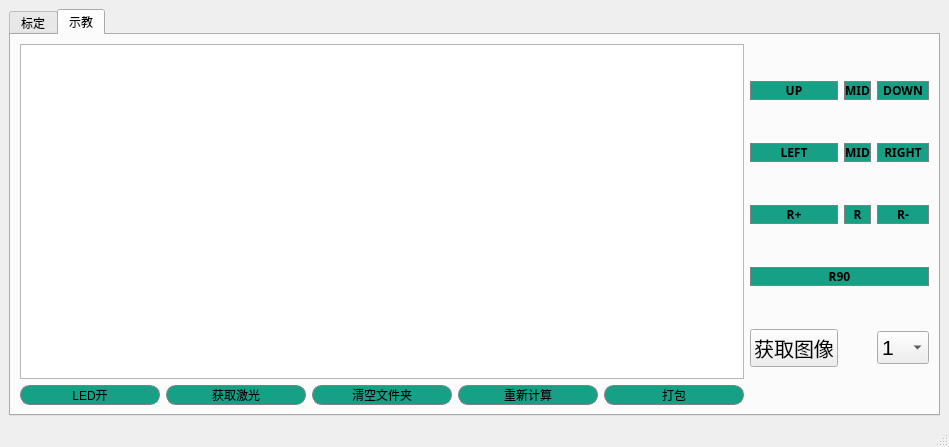
<?xml version="1.0" encoding="UTF-8"?>
<ui version="4.0">
 <class>MainWindow</class>
 <widget class="QMainWindow" name="MainWindow">
  <property name="geometry">
   <rect>
    <x>0</x>
    <y>0</y>
    <width>949</width>
    <height>447</height>
   </rect>
  </property>
  <property name="windowTitle">
   <string>COWACALIB</string>
  </property>
  <widget class="QWidget" name="main">
   <property name="layoutDirection">
    <enum>Qt::LeftToRight</enum>
   </property>
   <layout class="QGridLayout" name="gridLayout_2">
    <item row="0" column="0">
     <widget class="QTabWidget" name="tabWidget">
      <property name="currentIndex">
       <number>1</number>
      </property>
      <widget class="QWidget" name="tab">
       <attribute name="title">
        <string>标定</string>
       </attribute>
       <layout class="QGridLayout" name="gridLayout_3">
        <item row="0" column="0">
         <layout class="QHBoxLayout" name="horizontalLayout">
          <item>
           <widget class="QPushButton" name="pushButton_2">
            <property name="font">
             <font>
              <family>Adobe Myungjo Std M</family>
              <pointsize>14</pointsize>
              <weight>75</weight>
              <bold>true</bold>
             </font>
            </property>
            <property name="styleSheet">
             <string notr="true">background-color:#16A085;
border:1px solid gray;
border-radius: 10px;
</string>
            </property>
            <property name="text">
             <string>ZERO</string>
            </property>
           </widget>
          </item>
          <item>
           <widget class="QPushButton" name="pushButton_14">
            <property name="font">
             <font>
              <family>Adobe Myungjo Std M</family>
              <pointsize>14</pointsize>
              <weight>75</weight>
              <bold>true</bold>
             </font>
            </property>
            <property name="styleSheet">
             <string notr="true">background-color:#16A085;
border:1px solid gray;
border-radius: 10px;
</string>
            </property>
            <property name="text">
             <string>DETECT</string>
            </property>
           </widget>
          </item>
         </layout>
        </item>
        <item row="1" column="0">
         <layout class="QVBoxLayout" name="verticalLayout">
          <item>
           <layout class="QHBoxLayout" name="horizontalLayout_2"/>
          </item>
         </layout>
        </item>
        <item row="2" column="0">
         <widget class="QListWidget" name="ips"/>
        </item>
        <item row="3" column="0">
         <spacer name="verticalSpacer">
          <property name="orientation">
           <enum>Qt::Vertical</enum>
          </property>
          <property name="sizeHint" stdset="0">
           <size>
            <width>20</width>
            <height>40</height>
           </size>
          </property>
         </spacer>
        </item>
        <item row="4" column="0">
         <layout class="QVBoxLayout" name="verticalLayout_2">
          <item>
           <layout class="QHBoxLayout" name="horizontalLayout_5">
            <item>
             <widget class="QLineEdit" name="IP">
              <property name="font">
               <font>
                <pointsize>18</pointsize>
               </font>
              </property>
              <property name="text">
               <string>192.168.1.103</string>
              </property>
             </widget>
            </item>
            <item>
             <widget class="QPushButton" name="pushButton">
              <property name="font">
               <font>
                <family>Adobe Myungjo Std M</family>
                <pointsize>18</pointsize>
                <weight>75</weight>
                <bold>true</bold>
               </font>
              </property>
              <property name="styleSheet">
               <string notr="true">background-color:#16A085;
border:1px solid gray;
border-radius: 10px;
</string>
              </property>
              <property name="text">
               <string>CONNECT</string>
              </property>
             </widget>
            </item>
           </layout>
          </item>
         </layout>
        </item>
        <item row="5" column="0">
         <widget class="QPushButton" name="pushButton_8">
          <property name="font">
           <font>
            <family>3ds</family>
            <pointsize>32</pointsize>
            <weight>75</weight>
            <bold>true</bold>
           </font>
          </property>
          <property name="styleSheet">
           <string notr="true">background-color:#3e00ba;
border:1px solid gray;
border-radius: 10px;
hover{background-color:#333333;};</string>
          </property>
          <property name="text">
           <string>RUN</string>
          </property>
         </widget>
        </item>
       </layout>
      </widget>
      <widget class="QWidget" name="tab_2">
       <attribute name="title">
        <string>示教</string>
       </attribute>
       <layout class="QHBoxLayout" name="horizontalLayout_3">
        <item>
         <layout class="QVBoxLayout" name="verticalLayout_3">
          <item>
           <layout class="QHBoxLayout" name="horizontalLayout_7"/>
          </item>
          <item>
           <widget class="GraphWidget" name="plot"/>
          </item>
          <item>
           <layout class="QHBoxLayout" name="horizontalLayout_6">
            <item>
             <widget class="QPushButton" name="pushButton_24">
              <property name="styleSheet">
               <string notr="true">background-color:#16A085;
border:1px solid gray;
border-radius: 10px;
</string>
              </property>
              <property name="text">
               <string>LED开</string>
              </property>
             </widget>
            </item>
            <item>
             <widget class="QPushButton" name="pushButton_31">
              <property name="styleSheet">
               <string notr="true">background-color:#16A085;
border:1px solid gray;
border-radius: 10px;
</string>
              </property>
              <property name="text">
               <string>获取激光</string>
              </property>
             </widget>
            </item>
            <item>
             <widget class="QPushButton" name="pushButton_9">
              <property name="styleSheet">
               <string notr="true">background-color:#16A085;
border:1px solid gray;
border-radius: 10px;
</string>
              </property>
              <property name="text">
               <string>清空文件夹</string>
              </property>
             </widget>
            </item>
            <item>
             <widget class="QPushButton" name="pushButton_10">
              <property name="styleSheet">
               <string notr="true">background-color:#16A085;
border:1px solid gray;
border-radius: 10px;
</string>
              </property>
              <property name="text">
               <string>重新计算</string>
              </property>
             </widget>
            </item>
            <item>
             <widget class="QPushButton" name="pushButton_11">
              <property name="styleSheet">
               <string notr="true">background-color:#16A085;
border:1px solid gray;
border-radius: 10px;
</string>
              </property>
              <property name="text">
               <string>打包</string>
              </property>
             </widget>
            </item>
           </layout>
          </item>
         </layout>
        </item>
        <item>
         <layout class="QGridLayout" name="gridLayout">
          <item row="2" column="0">
           <widget class="QPushButton" name="pushButton_7">
            <property name="font">
             <font>
              <family>Adobe Myungjo Std M</family>
              <weight>75</weight>
              <bold>true</bold>
             </font>
            </property>
            <property name="styleSheet">
             <string notr="true">background-color:#16A085;
border:1px solid gray;
border-radius: 10px;
</string>
            </property>
            <property name="text">
             <string>R+</string>
            </property>
           </widget>
          </item>
          <item row="4" column="0">
           <widget class="QPushButton" name="pushButton_32">
            <property name="font">
             <font>
              <pointsize>15</pointsize>
             </font>
            </property>
            <property name="styleSheet">
             <string notr="true">background-color:#3e00ba;
border:1px solid gray;
border-radius: 10px;
hover{background-color:#333333;};</string>
            </property>
            <property name="text">
             <string>获取图像</string>
            </property>
           </widget>
          </item>
          <item row="4" column="2">
           <widget class="QComboBox" name="camIndex">
            <property name="font">
             <font>
              <pointsize>16</pointsize>
             </font>
            </property>
            <item>
             <property name="text">
              <string>1</string>
             </property>
            </item>
            <item>
             <property name="text">
              <string>2</string>
             </property>
            </item>
            <item>
             <property name="text">
              <string>4</string>
             </property>
            </item>
            <item>
             <property name="text">
              <string>9</string>
             </property>
            </item>
            <item>
             <property name="text">
              <string>10</string>
             </property>
            </item>
            <item>
             <property name="text">
              <string>12</string>
             </property>
            </item>
           </widget>
          </item>
          <item row="0" column="0">
           <widget class="QPushButton" name="pushButton_3">
            <property name="font">
             <font>
              <family>Adobe Myungjo Std M</family>
              <weight>75</weight>
              <bold>true</bold>
             </font>
            </property>
            <property name="styleSheet">
             <string notr="true">background-color:#16A085;
border:1px solid gray;
border-radius: 10px;
</string>
            </property>
            <property name="text">
             <string>UP</string>
            </property>
           </widget>
          </item>
          <item row="1" column="2">
           <widget class="QPushButton" name="pushButton_6">
            <property name="font">
             <font>
              <family>Adobe Myungjo Std M</family>
              <weight>75</weight>
              <bold>true</bold>
             </font>
            </property>
            <property name="styleSheet">
             <string notr="true">background-color:#16A085;
border:1px solid gray;
border-radius: 10px;
</string>
            </property>
            <property name="text">
             <string>RIGHT</string>
            </property>
           </widget>
          </item>
          <item row="1" column="0">
           <widget class="QPushButton" name="pushButton_5">
            <property name="font">
             <font>
              <family>Adobe Myungjo Std M</family>
              <weight>75</weight>
              <bold>true</bold>
             </font>
            </property>
            <property name="styleSheet">
             <string notr="true">background-color:#16A085;
border:1px solid gray;
border-radius: 10px;
</string>
            </property>
            <property name="text">
             <string>LEFT</string>
            </property>
           </widget>
          </item>
          <item row="0" column="2">
           <widget class="QPushButton" name="pushButton_4">
            <property name="font">
             <font>
              <family>Adobe Myungjo Std M</family>
              <weight>75</weight>
              <bold>true</bold>
             </font>
            </property>
            <property name="styleSheet">
             <string notr="true">background-color:#16A085;
border:1px solid gray;
border-radius: 10px;
</string>
            </property>
            <property name="text">
             <string>DOWN</string>
            </property>
           </widget>
          </item>
          <item row="2" column="2">
           <widget class="QPushButton" name="pushButton_12">
            <property name="font">
             <font>
              <family>Adobe Myungjo Std M</family>
              <weight>75</weight>
              <bold>true</bold>
             </font>
            </property>
            <property name="styleSheet">
             <string notr="true">background-color:#16A085;
border:1px solid gray;
border-radius: 10px;
</string>
            </property>
            <property name="text">
             <string>R-</string>
            </property>
           </widget>
          </item>
          <item row="3" column="0" colspan="3">
           <widget class="QPushButton" name="pushButton_13">
            <property name="font">
             <font>
              <family>Adobe Myungjo Std M</family>
              <weight>75</weight>
              <bold>true</bold>
             </font>
            </property>
            <property name="styleSheet">
             <string notr="true">background-color:#16A085;
border:1px solid gray;
border-radius: 10px;
</string>
            </property>
            <property name="text">
             <string>R90</string>
            </property>
           </widget>
          </item>
          <item row="0" column="1">
           <widget class="QPushButton" name="pushButton_15">
            <property name="font">
             <font>
              <family>Adobe Myungjo Std M</family>
              <weight>75</weight>
              <bold>true</bold>
             </font>
            </property>
            <property name="styleSheet">
             <string notr="true">background-color:#16A085;
border:1px solid gray;
border-radius: 10px;
</string>
            </property>
            <property name="text">
             <string>MID</string>
            </property>
           </widget>
          </item>
          <item row="1" column="1">
           <widget class="QPushButton" name="pushButton_16">
            <property name="font">
             <font>
              <family>Adobe Myungjo Std M</family>
              <weight>75</weight>
              <bold>true</bold>
             </font>
            </property>
            <property name="styleSheet">
             <string notr="true">background-color:#16A085;
border:1px solid gray;
border-radius: 10px;
</string>
            </property>
            <property name="text">
             <string>MID</string>
            </property>
           </widget>
          </item>
          <item row="2" column="1">
           <widget class="QPushButton" name="pushButton_17">
            <property name="font">
             <font>
              <family>Adobe Myungjo Std M</family>
              <weight>75</weight>
              <bold>true</bold>
             </font>
            </property>
            <property name="styleSheet">
             <string notr="true">background-color:#16A085;
border:1px solid gray;
border-radius: 10px;
</string>
            </property>
            <property name="text">
             <string>R</string>
            </property>
           </widget>
          </item>
         </layout>
        </item>
       </layout>
      </widget>
     </widget>
    </item>
   </layout>
  </widget>
  <widget class="QMenuBar" name="menubar">
   <property name="geometry">
    <rect>
     <x>0</x>
     <y>0</y>
     <width>949</width>
     <height>26</height>
    </rect>
   </property>
  </widget>
  <widget class="QStatusBar" name="statusBar"/>
  <action name="action">
   <property name="text">
    <string>文件</string>
   </property>
  </action>
  <action name="actionSend">
   <property name="text">
    <string>发送文件</string>
   </property>
  </action>
  <action name="actionTarget">
   <property name="text">
    <string>连接</string>
   </property>
  </action>
  <action name="actionUpdate">
   <property name="text">
    <string>升级固件</string>
   </property>
  </action>
  <action name="actionConsole">
   <property name="checkable">
    <bool>true</bool>
   </property>
   <property name="text">
    <string>控制台</string>
   </property>
  </action>
  <action name="actionLoadDebug">
   <property name="text">
    <string>加载调试文件</string>
   </property>
  </action>
 </widget>
 <customwidgets>
  <customwidget>
   <class>GraphWidget</class>
   <extends>QGraphicsView</extends>
   <header>component</header>
  </customwidget>
 </customwidgets>
 <resources/>
 <connections>
  <connection>
   <sender>pushButton_8</sender>
   <signal>clicked()</signal>
   <receiver>MainWindow</receiver>
   <slot>Run()</slot>
   <hints>
    <hint type="sourcelabel">
     <x>101</x>
     <y>341</y>
    </hint>
    <hint type="destinationlabel">
     <x>307</x>
     <y>446</y>
    </hint>
   </hints>
  </connection>
  <connection>
   <sender>pushButton</sender>
   <signal>clicked()</signal>
   <receiver>MainWindow</receiver>
   <slot>Connect()</slot>
   <hints>
    <hint type="sourcelabel">
     <x>787</x>
     <y>296</y>
    </hint>
    <hint type="destinationlabel">
     <x>621</x>
     <y>446</y>
    </hint>
   </hints>
  </connection>
  <connection>
   <sender>pushButton_9</sender>
   <signal>clicked()</signal>
   <receiver>MainWindow</receiver>
   <slot>ClearDir()</slot>
   <hints>
    <hint type="sourcelabel">
     <x>415</x>
     <y>393</y>
    </hint>
    <hint type="destinationlabel">
     <x>93</x>
     <y>446</y>
    </hint>
   </hints>
  </connection>
  <connection>
   <sender>pushButton_10</sender>
   <signal>clicked()</signal>
   <receiver>MainWindow</receiver>
   <slot>CalibrateCalc()</slot>
   <hints>
    <hint type="sourcelabel">
     <x>559</x>
     <y>393</y>
    </hint>
    <hint type="destinationlabel">
     <x>362</x>
     <y>446</y>
    </hint>
   </hints>
  </connection>
  <connection>
   <sender>pushButton_11</sender>
   <signal>clicked()</signal>
   <receiver>MainWindow</receiver>
   <slot>Zip()</slot>
   <hints>
    <hint type="sourcelabel">
     <x>703</x>
     <y>393</y>
    </hint>
    <hint type="destinationlabel">
     <x>522</x>
     <y>446</y>
    </hint>
   </hints>
  </connection>
  <connection>
   <sender>pushButton_24</sender>
   <signal>clicked()</signal>
   <receiver>MainWindow</receiver>
   <slot>SwitchLed()</slot>
   <hints>
    <hint type="sourcelabel">
     <x>121</x>
     <y>393</y>
    </hint>
    <hint type="destinationlabel">
     <x>0</x>
     <y>338</y>
    </hint>
   </hints>
  </connection>
  <connection>
   <sender>pushButton_31</sender>
   <signal>clicked()</signal>
   <receiver>MainWindow</receiver>
   <slot>GetLaser()</slot>
   <hints>
    <hint type="sourcelabel">
     <x>271</x>
     <y>393</y>
    </hint>
    <hint type="destinationlabel">
     <x>-13</x>
     <y>269</y>
    </hint>
   </hints>
  </connection>
  <connection>
   <sender>pushButton_32</sender>
   <signal>clicked()</signal>
   <receiver>MainWindow</receiver>
   <slot>ShowImage()</slot>
   <hints>
    <hint type="sourcelabel">
     <x>816</x>
     <y>358</y>
    </hint>
    <hint type="destinationlabel">
     <x>590</x>
     <y>468</y>
    </hint>
   </hints>
  </connection>
  <connection>
   <sender>ips</sender>
   <signal>clicked(QModelIndex)</signal>
   <receiver>MainWindow</receiver>
   <slot>SetIP()</slot>
   <hints>
    <hint type="sourcelabel">
     <x>101</x>
     <y>118</y>
    </hint>
    <hint type="destinationlabel">
     <x>955</x>
     <y>37</y>
    </hint>
   </hints>
  </connection>
  <connection>
   <sender>pushButton_2</sender>
   <signal>clicked()</signal>
   <receiver>MainWindow</receiver>
   <slot>Zero()</slot>
   <hints>
    <hint type="sourcelabel">
     <x>59</x>
     <y>73</y>
    </hint>
    <hint type="destinationlabel">
     <x>951</x>
     <y>31</y>
    </hint>
   </hints>
  </connection>
  <connection>
   <sender>pushButton_7</sender>
   <signal>clicked()</signal>
   <receiver>MainWindow</receiver>
   <slot>RAdd()</slot>
   <hints>
    <hint type="sourcelabel">
     <x>805</x>
     <y>225</y>
    </hint>
    <hint type="destinationlabel">
     <x>957</x>
     <y>208</y>
    </hint>
   </hints>
  </connection>
  <connection>
   <sender>pushButton_12</sender>
   <signal>clicked()</signal>
   <receiver>MainWindow</receiver>
   <slot>RDec()</slot>
   <hints>
    <hint type="sourcelabel">
     <x>900</x>
     <y>230</y>
    </hint>
    <hint type="destinationlabel">
     <x>962</x>
     <y>243</y>
    </hint>
   </hints>
  </connection>
  <connection>
   <sender>pushButton_13</sender>
   <signal>clicked()</signal>
   <receiver>MainWindow</receiver>
   <slot>RAdd90()</slot>
   <hints>
    <hint type="sourcelabel">
     <x>823</x>
     <y>279</y>
    </hint>
    <hint type="destinationlabel">
     <x>962</x>
     <y>276</y>
    </hint>
   </hints>
  </connection>
  <connection>
   <sender>pushButton_3</sender>
   <signal>clicked()</signal>
   <receiver>MainWindow</receiver>
   <slot>ChessbUP()</slot>
   <hints>
    <hint type="sourcelabel">
     <x>797</x>
     <y>111</y>
    </hint>
    <hint type="destinationlabel">
     <x>955</x>
     <y>90</y>
    </hint>
   </hints>
  </connection>
  <connection>
   <sender>pushButton_4</sender>
   <signal>clicked()</signal>
   <receiver>MainWindow</receiver>
   <slot>ChessbDOWN()</slot>
   <hints>
    <hint type="sourcelabel">
     <x>880</x>
     <y>117</y>
    </hint>
    <hint type="destinationlabel">
     <x>952</x>
     <y>140</y>
    </hint>
   </hints>
  </connection>
  <connection>
   <sender>pushButton_5</sender>
   <signal>clicked()</signal>
   <receiver>MainWindow</receiver>
   <slot>ChessbLEFT()</slot>
   <hints>
    <hint type="sourcelabel">
     <x>816</x>
     <y>177</y>
    </hint>
    <hint type="destinationlabel">
     <x>949</x>
     <y>195</y>
    </hint>
   </hints>
  </connection>
  <connection>
   <sender>pushButton_6</sender>
   <signal>clicked()</signal>
   <receiver>MainWindow</receiver>
   <slot>ChessbRIGHT()</slot>
   <hints>
    <hint type="sourcelabel">
     <x>878</x>
     <y>163</y>
    </hint>
    <hint type="destinationlabel">
     <x>956</x>
     <y>173</y>
    </hint>
   </hints>
  </connection>
  <connection>
   <sender>pushButton_14</sender>
   <signal>clicked()</signal>
   <receiver>MainWindow</receiver>
   <slot>Check()</slot>
   <hints>
    <hint type="sourcelabel">
     <x>510</x>
     <y>73</y>
    </hint>
    <hint type="destinationlabel">
     <x>966</x>
     <y>46</y>
    </hint>
   </hints>
  </connection>
  <connection>
   <sender>pushButton_15</sender>
   <signal>clicked()</signal>
   <receiver>MainWindow</receiver>
   <slot>ChessbMid()</slot>
   <hints>
    <hint type="sourcelabel">
     <x>842</x>
     <y>105</y>
    </hint>
    <hint type="destinationlabel">
     <x>958</x>
     <y>77</y>
    </hint>
   </hints>
  </connection>
  <connection>
   <sender>pushButton_16</sender>
   <signal>clicked()</signal>
   <receiver>MainWindow</receiver>
   <slot>ChessbMid2()</slot>
   <hints>
    <hint type="sourcelabel">
     <x>828</x>
     <y>165</y>
    </hint>
    <hint type="destinationlabel">
     <x>952</x>
     <y>69</y>
    </hint>
   </hints>
  </connection>
  <connection>
   <sender>pushButton_17</sender>
   <signal>clicked()</signal>
   <receiver>MainWindow</receiver>
   <slot>SuitMid()</slot>
   <hints>
    <hint type="sourcelabel">
     <x>845</x>
     <y>229</y>
    </hint>
    <hint type="destinationlabel">
     <x>864</x>
     <y>466</y>
    </hint>
   </hints>
  </connection>
 </connections>
 <slots>
  <slot>Zero()</slot>
  <slot>RAdd()</slot>
  <slot>RDec()</slot>
  <slot>Home()</slot>
  <slot>MotionOpen()</slot>
  <slot>RSTop()</slot>
  <slot>Enable()</slot>
  <slot>Disable()</slot>
  <slot>Run()</slot>
  <slot>Connect()</slot>
  <slot>ClearDir()</slot>
  <slot>CalibrateCalc()</slot>
  <slot>Zip()</slot>
  <slot>XAdd()</slot>
  <slot>XDec()</slot>
  <slot>YAdd()</slot>
  <slot>YDec()</slot>
  <slot>ZAdd()</slot>
  <slot>ZDec()</slot>
  <slot>RowAdd()</slot>
  <slot>RowDec()</slot>
  <slot>PitchAdd()</slot>
  <slot>PitchDec()</slot>
  <slot>XStop()</slot>
  <slot>YStop()</slot>
  <slot>ZStop()</slot>
  <slot>RowStop()</slot>
  <slot>PitchStop()</slot>
  <slot>RecordPos()</slot>
  <slot>GotoPos()</slot>
  <slot>SwitchLed()</slot>
  <slot>RowAdd15()</slot>
  <slot>RowDec15()</slot>
  <slot>PAdd15()</slot>
  <slot>PDec15()</slot>
  <slot>RAdd15()</slot>
  <slot>RDec15()</slot>
  <slot>GetLaser()</slot>
  <slot>Check()</slot>
  <slot>ShowImage()</slot>
  <slot>SetIP()</slot>
  <slot>ChessbUP()</slot>
  <slot>ChessbDOWN()</slot>
  <slot>ChessbLEFT()</slot>
  <slot>ChessbRIGHT()</slot>
  <slot>slot1()</slot>
  <slot>RAdd90()</slot>
  <slot>ChessbMid()</slot>
  <slot>ChessbMid2()</slot>
  <slot>SuitMid()</slot>
 </slots>
</ui>
